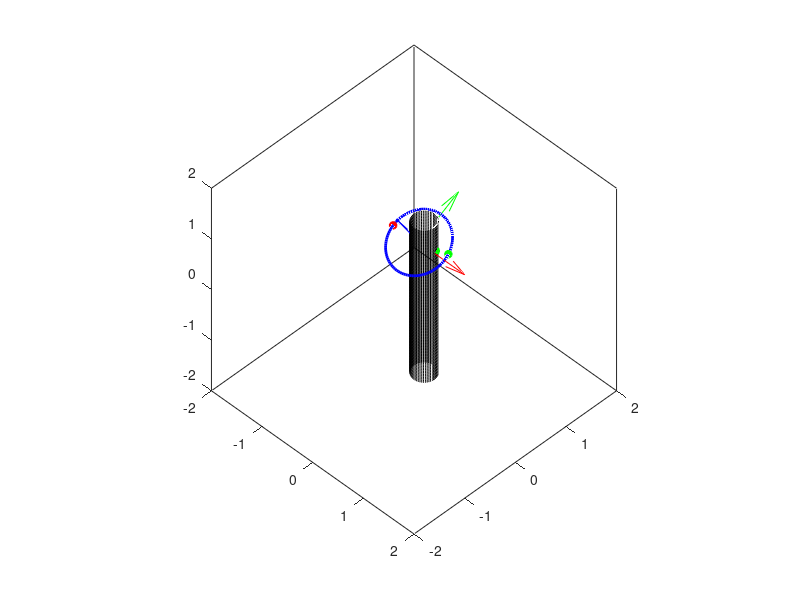

Recreate this plot in MATLAB.
% Hoop position coordinates
R_hoop = 0.5;
xbar_hoop = [0.1, 0, 1];
psi = 0;
theta = pi/6;
phi = 0;

% Hip position coordinates
R_hip = 0.2;
xbar_hip = [0.2, 0, 0];

% Fixed basis
E1 = [1;0;0];
E2 = [0;1;0];
E3 = [0;0;1];

% Rotation matrices
R1 = [cos(psi), sin(psi), 0;
      -sin(psi), cos(psi), 0;
      0, 0, 1];
  
R2 = [1, 0, 0;
      0, cos(theta), sin(theta);
      0, -sin(theta), cos(theta)];

R3 = [cos(phi), sin(phi), 0;
      -sin(phi), cos(phi), 0;
      0, 0, 1];

% Euler basis
% {E1, E2, E3} components of {e1',e2',e3'}
e1p = R1'*E1;
e2p = R1'*E2;
e3p = R1'*E3;

% {E1, E2, E3} components of {e1'',e2'',e3''}
e1pp = (R2*R1)'*E1;
e2pp = (R2*R1)'*E2;
e3pp = (R2*R1)'*E3;

% {E1, E2, E3} components of {e1,e2,e3}
e1 = (R3*R2*R1)'*E1;
e2 = (R3*R2*R1)'*E2;
e3 = (R3*R2*R1)'*E3;

% Plot
figure()
hold on
xlim([-2, 2])
ylim([-2, 2])
zlim([-2, 2])
view(45, 45)
axis square
box on

m = 100;    % hoop refinement
tau = linspace(0,2*pi,m);

% plotting the hip
z = linspace(-1.5,1.5,m);
r = 0.2*ones(m,1);
for j = 1:2:length(tau)
    hip(j) = plot3(xbar_hip(1)+r*cos(tau(j)),xbar_hip(2)+r*sin(tau(j)),z,'k');
end

% plotting the hoop
circle = plot3(xbar_hoop(1)+R_hoop*cos(tau)*e1(1)+R_hoop*sin(tau)*e2(1), ...
    xbar_hoop(2)+R_hoop*cos(tau)*e1(2)+R_hoop*sin(tau)*e2(2), ...
    xbar_hoop(3)+R_hoop*cos(tau)*e1(3)+R_hoop*sin(tau)*e2(3), ...
    'color','b','LineWidth',2);

center_plot = plot3(xbar_hoop(1), xbar_hoop(2), xbar_hoop(3), 'b','Marker', '*', 'LineWidth',2);

e1_plot = quiver3(xbar_hoop(1), xbar_hoop(2), xbar_hoop(3), e1(1), e1(2), e1(3), 'r');
e2_plot = quiver3(xbar_hoop(1), xbar_hoop(2), xbar_hoop(3), e2(1), e2(2), e2(3), 'g');
e3_plot = quiver3(xbar_hoop(1), xbar_hoop(2), xbar_hoop(3), e3(1), e3(2), e3(3), 'b');

% plotting the minima
% first
x3_1 = 0.995495631367135;
tau_1 = -3.11155901441972;
n_1 = [cos(tau_1)*e1(1)+sin(tau_1)*e2(1),...
    cos(tau_1)*e1(2)+sin(tau_1)*e2(2),...
    cos(tau_1)*e1(3)+sin(tau_1)*e2(3)];
min_hoop_1 = plot3(xbar_hoop(1)+R_hoop*n_1(1), xbar_hoop(2)+R_hoop*n_1(2), xbar_hoop(3)+R_hoop*n_1(3), ...
    '*','color','r','LineWidth',2);
min_hip_1 = plot3(xbar_hip(1)+R_hip*n_1(1),xbar_hip(2)+R_hip*n_1(2),x3_1+R_hip*n_1(3), ...
    '*','color','r','LineWidth',2);


% second
x3_2 = 1.03098964904516;
tau_2 = 0.208096314839801;
n_2 = [cos(tau_2)*e1(1)+sin(tau_2)*e2(1),...
    cos(tau_2)*e1(2)+sin(tau_2)*e2(2),...
    cos(tau_2)*e1(3)+sin(tau_2)*e2(3)];
min_hoop_1 = plot3(xbar_hoop(1)+R_hoop*n_2(1), xbar_hoop(2)+R_hoop*n_2(2), xbar_hoop(3)+R_hoop*n_2(3), ...
    '*','color','g','LineWidth',2);
min_hip_1 = plot3(xbar_hip(1)+R_hip*n_2(1),xbar_hip(2)+R_hip*n_2(2),x3_1+R_hip*n_2(3), ...
    '*','color','g','LineWidth',2);


% normal direction along loop circumference
n = [cos(tau)*e1(1)+sin(tau)*e2(1);...
    cos(tau)*e1(2)+sin(tau)*e2(2);...
    cos(tau)*e1(3)+sin(tau)*e2(3)];

rel_vector = xbar_hoop'.*ones(3,100)+R_hoop*n-(xbar_hip'.*ones(3,100)+R_hip*n);
for i = 1:m
    distance(i) = norm(rel_vector(:,i));
end
